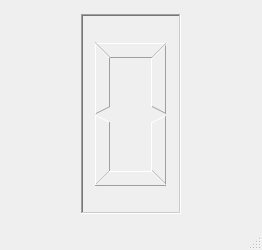
<?xml version="1.0" encoding="UTF-8"?>
<ui version="4.0">
 <class>MainWindow</class>
 <widget class="QMainWindow" name="MainWindow">
  <property name="geometry">
   <rect>
    <x>0</x>
    <y>0</y>
    <width>262</width>
    <height>250</height>
   </rect>
  </property>
  <property name="minimumSize">
   <size>
    <width>120</width>
    <height>250</height>
   </size>
  </property>
  <property name="windowTitle">
   <string>MainWindow</string>
  </property>
  <property name="tabShape">
   <enum>QTabWidget::Rounded</enum>
  </property>
  <widget class="QWidget" name="centralwidget">
   <property name="sizePolicy">
    <sizepolicy hsizetype="Maximum" vsizetype="Maximum">
     <horstretch>0</horstretch>
     <verstretch>0</verstretch>
    </sizepolicy>
   </property>
   <property name="maximumSize">
    <size>
     <width>582</width>
     <height>376</height>
    </size>
   </property>
   <layout class="QGridLayout" name="gridLayout">
    <item row="0" column="0">
     <widget class="QLCDNumber" name="lcdNumber">
      <property name="sizePolicy">
       <sizepolicy hsizetype="Maximum" vsizetype="Maximum">
        <horstretch>0</horstretch>
        <verstretch>0</verstretch>
       </sizepolicy>
      </property>
      <property name="minimumSize">
       <size>
        <width>100</width>
        <height>200</height>
       </size>
      </property>
      <property name="styleSheet">
       <string notr="true">color: green</string>
      </property>
      <property name="frameShape">
       <enum>QFrame::WinPanel</enum>
      </property>
      <property name="frameShadow">
       <enum>QFrame::Sunken</enum>
      </property>
      <property name="digitCount">
       <number>1</number>
      </property>
      <property name="segmentStyle">
       <enum>QLCDNumber::Outline</enum>
      </property>
     </widget>
    </item>
   </layout>
  </widget>
  <widget class="QStatusBar" name="statusbar"/>
 </widget>
 <resources/>
 <connections/>
</ui>
